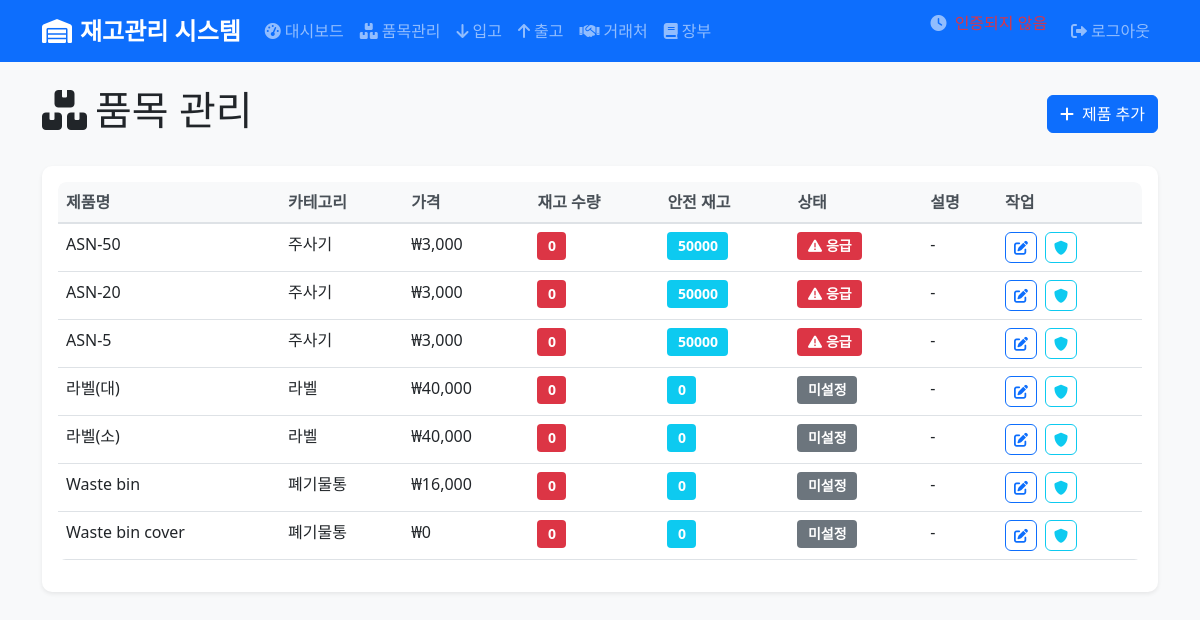
The page /inventory (signed in) on the database its author committed.
### models.py (models this page shows)
class Product(Base):
    __tablename__ = "products"
    id = Column(Integer, primary_key=True, index=True)
    name = Column(String(100), nullable=False, index=True)
    description = Column(Text)
    price = Column(Float, nullable=False)
    stock_quantity = Column(Integer, default=0)
    safety_stock = Column(Integer, default=0)  # 안전 재고 수준
    safety_stock_level = Column(String(20), default="good")  # 안전 재고 단계: good, warning, critical
    category = Column(String(50), index=True)
    created_at = Column(DateTime, default=datetime.utcnow)
    updated_at = Column(DateTime, default=datetime.utcnow, onupdate=datetime.utcnow)
    stock_transactions = relationship("StockTransaction", back_populates="product")

### main.py (the view)
@app.get("/inventory", response_class=HTMLResponse)
async def inventory_page(request: Request, access_token: str = Cookie(None)):
    user = get_current_user_from_cookie(access_token)
    if not user:
        return RedirectResponse(url="/login", status_code=302)
    db = next(get_db())
    products = db.query(Product).all()
    return templates.TemplateResponse("inventory.html", {
        "request": request,
        "products": products
    })

### templates/inventory.html (shortened to what this page needs)
{% extends "base.html" %}
{% block content %}
<div class="row">
    <div class="col-12">
        <div class="d-flex justify-content-between align-items-center mb-4">
            <h1>
                <i class="fas fa-boxes me-2"></i>품목 관리
            </h1>
            <button class="btn btn-primary" data-bs-toggle="modal" data-bs-target="#addProductModal">
                <i class="fas fa-plus me-2"></i>제품 추가
            </button>
        </div>
    </div>
</div>
<div class="row">
    <div class="col-12">
        <div class="card">
            <div class="card-body">
                <div class="table-responsive">
                    <table class="table table-hover">
                        <thead>
                            <tr>
                                <th>제품명</th>
                                <th>카테고리</th>
                                <th>가격</th>
                                <th>재고 수량</th>
                                <th>안전 재고</th>
                                <th>상태</th>
                                <th>설명</th>
                                <th>작업</th>
                            </tr>
                        </thead>
                        <tbody id="productsTable">
                            {% for product in products %}
                            <tr>
                                <td>{{ product.name }}</td>
                                <td>{{ product.category or '-' }}</td>
                                <td>{{ "₩{:,.0f}".format(product.price) }}</td>
                                <td>
                                    <span class="badge {% if product.stock_quantity > 10 %}bg-success{% elif product.stock_quantity > 0 %}bg-warning{% else %}bg-danger{% endif %}">
                                        {{ product.stock_quantity }}
                                    </span>
                                </td>
                                <td>
                                    <span class="badge bg-info">{{ product.safety_stock or 0 }}</span>
                                </td>
                                <td>
                                    {% if product.safety_stock and product.safety_stock > 0 %}
                                        {% if product.stock_quantity <= product.safety_stock %}
                                            <span class="badge bg-danger">
                                                <i class="fas fa-exclamation-triangle me-1"></i>응급
                                            </span>
                                        {% elif product.stock_quantity <= product.safety_stock * 1.5 %}
                                            <span class="badge bg-warning">
                                                <i class="fas fa-exclamation-circle me-1"></i>주의
                                            </span>
                                        {% else %}
                                            <span class="badge bg-success">
                                                <i class="fas fa-check-circle me-1"></i>양호
                                            </span>
                                        {% endif %}
                                    {% else %}
                                        <span class="badge bg-secondary">미설정</span>
                                    {% endif %}
                                </td>
                                <td>{{ product.description or '-' }}</td>
                                <td>
                                    <button class="btn btn-sm btn-outline-primary me-1" onclick="editProduct({{ product.id }})">
                                        <i class="fas fa-edit"></i>
                                    </button>
                                    <button class="btn btn-sm btn-outline-info" onclick="setSafetyStock({{ product.id }}, '{{ product.name }}', {{ product.safety_stock or 0 }})">
                                        <i class="fas fa-shield-alt"></i>
                                    </button>
                                </td>
                            </tr>
                            {% endfor %}
                        </tbody>
                    </table>
                </div>
            </div>
        </div>
    </div>
</div>
{% endblock %}

### templates/base.html (shortened to what this page needs)
<!DOCTYPE html>
<html lang="ko">
<head>
    <link href="https://cdn.jsdelivr.net/npm/bootstrap@5.1.3/dist/css/bootstrap.min.css" rel="stylesheet">
    <link href="https://cdnjs.cloudflare.com/ajax/libs/font-awesome/6.0.0/css/all.min.css" rel="stylesheet">
    <link href="/static/css/style.css" rel="stylesheet">
</head>
<body>
    <nav class="navbar navbar-expand-lg navbar-dark bg-primary">
        <div class="container">
            <span class="navbar-brand">
                <i class="fas fa-warehouse me-2"></i>재고관리 시스템
            </span>
            <div class="collapse navbar-collapse" id="navbarNav">
                <ul class="navbar-nav me-auto">
                    <li class="nav-item">
                        <a class="nav-link" href="/dashboard">
                            <i class="fas fa-tachometer-alt me-1"></i>대시보드
                        </a>
                    </li>
                    <li class="nav-item">
                        <a class="nav-link" href="/inventory">
                            <i class="fas fa-boxes me-1"></i>품목관리
                        </a>
                    </li>
                    <li class="nav-item">
                        <a class="nav-link" href="/stock/in">
                            <i class="fas fa-arrow-down me-1"></i>입고
                        </a>
                    </li>
                    <li class="nav-item">
                        <a class="nav-link" href="/stock/out">
                            <i class="fas fa-arrow-up me-1"></i>출고
                        </a>
                    </li>
                    <li class="nav-item">
                        <a class="nav-link" href="/suppliers">
                            <i class="fas fa-handshake me-1"></i>거래처
                        </a>
                    </li>
                    <li class="nav-item">
                        <a class="nav-link" href="/ledger">
                            <i class="fas fa-book me-1"></i>장부
                        </a>
                    </li>
                </ul>
                <ul class="navbar-nav">
                    <li class="nav-item">
                        <span class="navbar-text me-3" id="token-status">
                            <i class="fas fa-clock me-1"></i>
                            <span id="token-expiry">토큰 상태 확인 중...</span>
                        </span>
                    </li>
                    <li class="nav-item">
                        <a class="nav-link" href="#" onclick="logout()">
                            <i class="fas fa-sign-out-alt me-1"></i>로그아웃
                        </a>
                    </li>
                </ul>
            </div>
        </div>
    </nav>
    <main class="container mt-4">
        {% block content %}{% endblock %}
    </main>
</body>
</html>

### static/css/style.css (style rules this page uses)
body { font-family: 'Segoe UI', Tahoma, Geneva, Verdana, sans-serif; background-color: #f8f9fa; }
.navbar-brand { font-weight: bold; font-size: 1.5rem; }
.card { border: none; border-radius: 10px; box-shadow: 0 0.125rem 0.25rem rgba(0, 0, 0, 0.075); transition: box-shadow 0.15s ease-in-out; }
.btn { border-radius: 6px; font-weight: 500; }
.table { border-radius: 8px; overflow: hidden; }
.table thead th { background-color: #f8f9fa; border-bottom: 2px solid #dee2e6; font-weight: 600; color: #495057; }
.badge { font-size: 0.875em; padding: 0.5em 0.75em; }
.table-responsive { border-radius: 8px; }

### rows shown on the page
Product: name "ASN-50", category "주사기", price "₩3,000", stock_quantity "0", safety_stock "50000", shows "응급", description "-"
Product: name "ASN-20", category "주사기", price "₩3,000", stock_quantity "0", safety_stock "50000", shows "응급", description "-"
Product: name "ASN-5", category "주사기", price "₩3,000", stock_quantity "0", safety_stock "50000", shows "응급", description "-"
Product: name "라벨(대)", category "라벨", price "₩40,000", stock_quantity "0", safety_stock "0", shows "미설정", description "-"
Product: name "라벨(소)", category "라벨", price "₩40,000", stock_quantity "0", safety_stock "0", shows "미설정", description "-"
Product: name "Waste bin", category "폐기물통", price "₩16,000", stock_quantity "0", safety_stock "0", shows "미설정", description "-"
Product: name "Waste bin cover", category "폐기물통", price "₩0", stock_quantity "0", safety_stock "0", shows "미설정", description "-"
